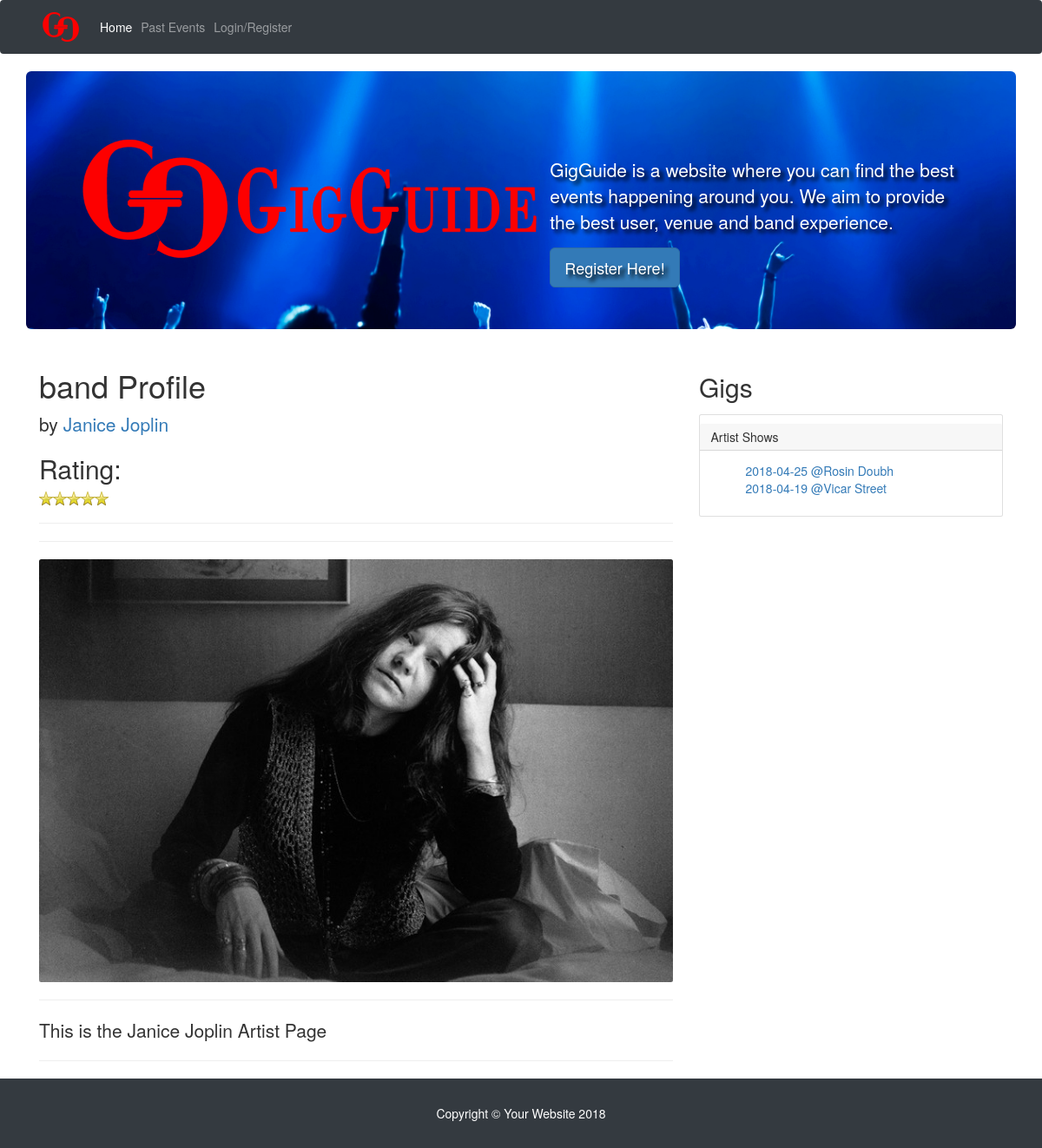
/singleProfile.php?id=64, run on an earlier commit of the app's database.
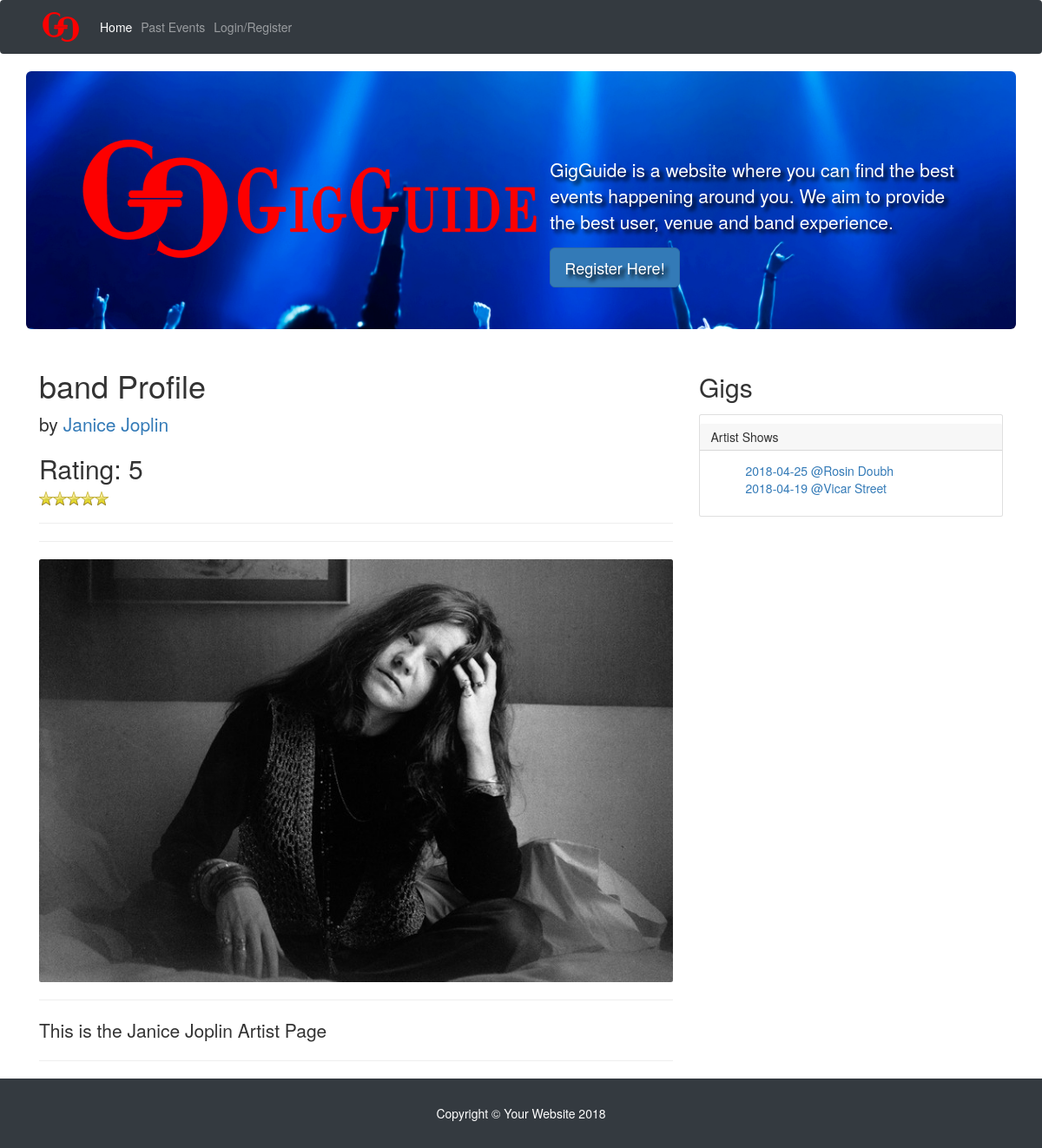
And on a later commit of the database.
### tables this page shows
CREATE TABLE IF NOT EXISTS `band` (
  `id` int(11) NOT NULL,
  `name` varchar(200) DEFAULT NULL,
  `image` varchar(200) DEFAULT NULL,
  `bio` longtext,
  `rating` double DEFAULT NULL,
  PRIMARY KEY (`id`),
  CONSTRAINT `FK_band_users` FOREIGN KEY (`id`) REFERENCES `users` (`id`) ON DELETE CASCADE ON UPDATE CASCADE
);

### singleProfile.php (called while the page is built, shortened)
<?php
include 'partials/header.php';
include 'partials/home_hero.php';
include 'partials/profileView.php';
include 'partials/footer.php';

### partials/profileView.php (the view)
<?php
$id = $_GET['id'];
$query = "SELECT type FROM `usertype` WHERE id = '$id';";
$result = mysqli_query($conn, $query) or die(mysqli_error($conn));
$row = $result->fetch_assoc();
$type = $row['type'];
$query1 = "SELECT * FROM `$type` WHERE id = '$id';";
$result1 = mysqli_query($conn, $query1) or die(mysqli_error($conn));
$row1 = $result1->fetch_assoc();
$name = $row1['name'];
$image = $row1['image'];
$bio = $row1['bio'];
$rating = $row1['rating'];
?>
<div class="col-lg-8">
    <h1 class="mt-4"><?php echo $type ?> Profile</h1>
    <p class="lead">
        by
        <a href="#"><?php echo $name ?></a>
    </p>
    <h2>Rating: <?php echo $rating ?></h2>
    <span class="stars"><?php echo $rating ?></span>
    <hr>
    <hr>
    <img class="img-fluid rounded" src="<?php echo $image ?>" alt="">
    <hr>
    <p class="lead"><?php echo $bio ?></p>
    <hr>
</div>
<div class="col-md-4">
    <?php
    $query2 = "SELECT venue.name as venueName,venue.image,band.name as bandName, event.description,event.id, event.name, event.date,event.venueId,event.bandId
    FROM ((event
    INNER JOIN band ON event.bandId = band.id)
    INNER JOIN venue ON event.venueId = venue.id)where ". $type . "id = $id;
    ";
    $result2 = mysqli_query($conn, $query2) or die(mysqli_error($conn));
    ?>
    <h2>Gigs</h2>
    <div class="card my-4">
        <h5 class="card-header">Artist Shows</h5>
        <div class="card-body">
            <ul style='list-style-type: none'>
                <?php
                while ($row2 = $result2->fetch_assoc()) {
                    $date = $row2['date'];
                    $eventId = $row2['id'];
                    $venueName = $row2['venueName'];
                    $bandName = $row2['bandName'];
                    ?>
                    <li> <?php
                      if($type=="band"){
                          echo '<a href="singleEvent.php?id='.$eventId.'">'.$date." @".$venueName.'</a>';
                                 }else{
                                     echo '<a href="singleEvent.php?id='.$eventId.'">'.$date." @".$bandName.'</a>';
                        }
                        ?></li>
                <?php } ?>
            </ul>
        </div>
    </div>
</div>

What changed in the data, as far as the page shows it:
changed band "Janice Joplin": rating (not shown) → "5"
